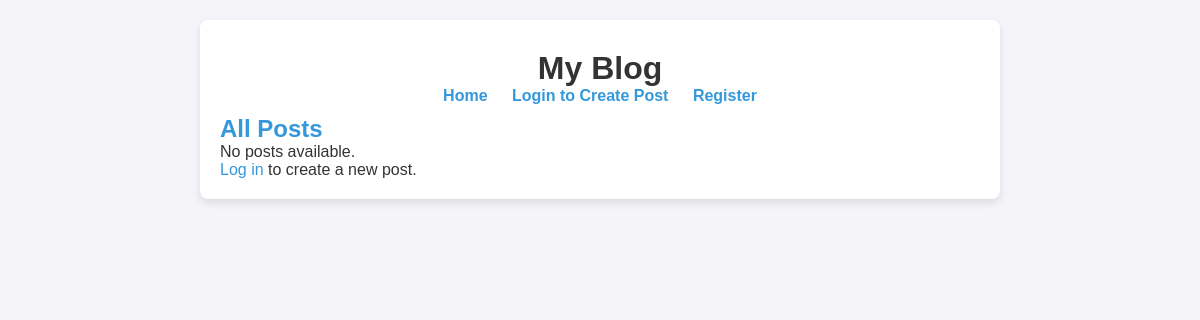
Before: / with the older database file.
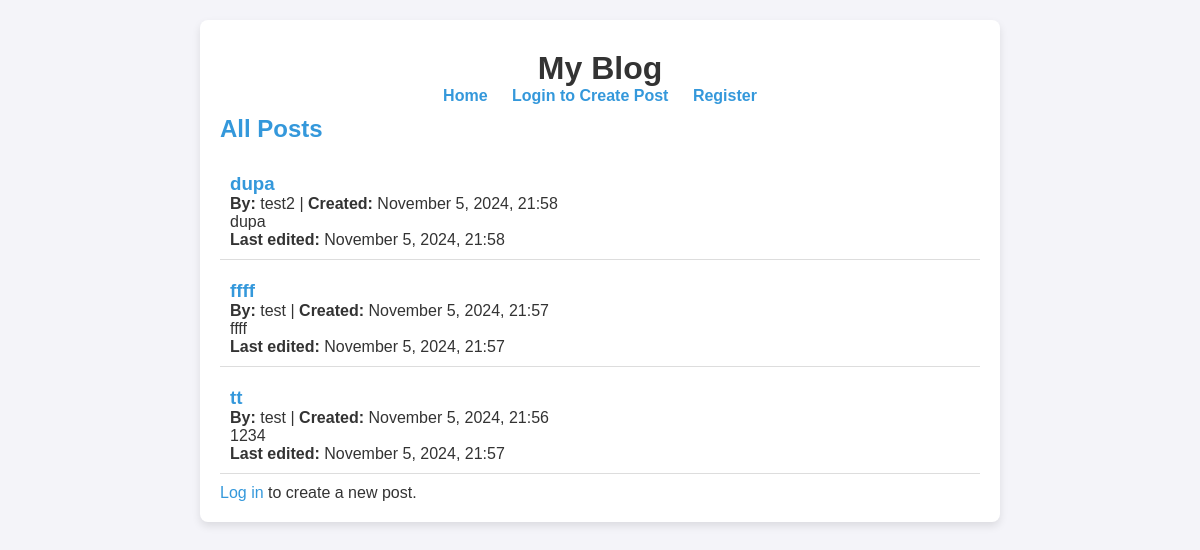
After: the same page with the newer database file.
### blog/models.py (models this page shows, shortened)
class Post(models.Model):
    title = models.CharField(max_length=200)
    content = models.TextField()
    author = models.ForeignKey(User, on_delete=models.CASCADE)
    created_at = models.DateTimeField(auto_now_add=True)
    updated_at = models.DateTimeField(auto_now=True)

### blog/views.py (the view)
# urls.py: path('', views.post_list, name='post_list'),
def post_list(request):
    posts = Post.objects.all().order_by('-created_at')
    return render(request, 'blog/post_list.html', {'posts': posts})

### blog/templates/blog/post_list.html (shortened to what this page needs)
{% extends 'blog/base.html' %}
{% block content %}
<h2>All Posts</h2>
{% if posts %}
    <ul class="post-list">
        {% for post in posts %}
            <li class="post-item">
                <h3><a href="{% url 'blog:post_detail' post.pk %}">{{ post.title }}</a></h3>
                <p><strong>By:</strong> {{ post.author }} | <strong>Created:</strong> {{ post.created_at|date:"F j, Y, H:i" }}</p>
                <p>{{ post.content|truncatewords:20 }}</p>
                {% if post.updated_at %}
                <p><strong>Last edited:</strong> {{ post.updated_at|date:"F j, Y, H:i" }}</p>
                {% endif %}
            </li>
        {% endfor %}
    </ul>
{% else %}
    <p>No posts available.</p>
{% endif %}
{% if user.is_authenticated %}
    <a href="{% url 'blog:post_create' %}">Create a New Post</a>
{% else %}
    <p><a href="{% url 'blog:login' %}">Log in</a> to create a new post.</p>
{% endif %}
{% endblock %}

### blog/templates/blog/base.html (shortened to what this page needs)
<!DOCTYPE html>
<html lang="en">
<head>
</head>
<body>
    <div class="container">
        <header>
            <h1>My Blog</h1>
            <nav>
                <a href="{% url 'blog:post_list' %}">Home</a>
                {% if user.is_authenticated %}
                    <a href="{% url 'blog:post_create' %}">New Post</a>
                    <form method="POST" action="{% url 'blog:logout' %}">
                        {% csrf_token %}
                        <button type="submit">Logout</button>
                    </form>
                {% else %}
                    <a href="{% url 'blog:login' %}">Login to Create Post</a>
                    <a href="{% url 'blog:register' %}">Register</a>
                {% endif %}
            </nav>
        </header>
        {% block content %}{% endblock %}
    </div>
</body>
</html>

### blog/templates/blog/base.html (style rules this page uses)
* { margin: 0; padding: 0; box-sizing: border-box; }
body { font-family: Arial, sans-serif; background-color: #f4f4f9; color: #333; padding: 20px; }
a { text-decoration: none; color: #3498db; }
.container { max-width: 800px; margin: auto; background: #fff; padding: 20px; border-radius: 8px; box-shadow: 0 4px 8px rgba(0, 0, 0, 0.1); }
header { text-align: center; padding: 10px 0; }
nav a { margin: 0 10px; font-weight: bold; }
h2 { color: #3498db; }
.post-list { list-style-type: none; margin-top: 20px; }
.post-item { padding: 10px; margin: 10px 0; border-bottom: 1px solid #ddd; }

Changed rows visible on the page:
added Post: title "dupa", author "test2", created_at "November 5, 2024, 21:58", content "dupa", updated_at "November 5, 2024, 21:58"
added Post: title "ffff", author "test", created_at "November 5, 2024, 21:57", content "ffff", updated_at "November 5, 2024, 21:57"
added Post: title "tt", author "test", created_at "November 5, 2024, 21:56", content "1234", updated_at "November 5, 2024, 21:57"
Other visible differences:
text no longer shown: "No posts available."
